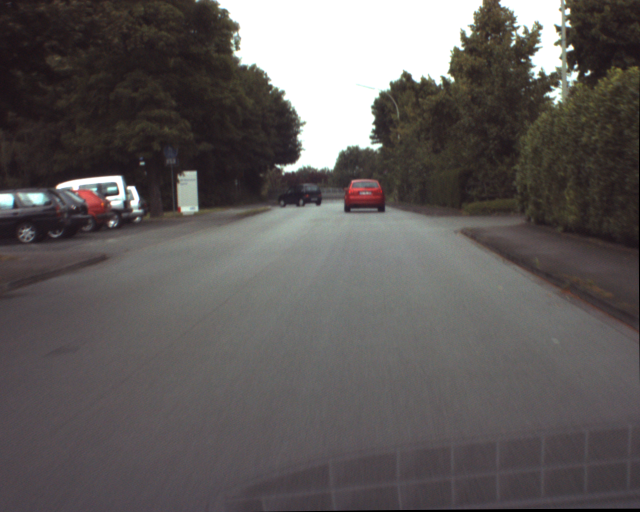
%> input picture ur_c_s_03a_01_L_0376.png, 1280 x 1024 px (shown at 1/2 size)
$ octave lab5.m   (GNU Octave 9; MATLAB toolbox functions it lacks are replaced by stand-ins)
%> lines starting %> are read from the running program, lines starting %| are printed output that depends on the picture
### ncc.m
function [xoffset,yoffset, xpeak, ypeak] = ncc(img, t)

    img_k = imread(img);
    img_k_gray = rgb2gray(img_k);
    score_map = normxcorr2(t, img_k_gray);
    [ypeak, xpeak] = find(score_map == max(score_map(:)));
    xoffset = xpeak - size(t,2);
    yoffset = ypeak - size(t,1);

    end

### lab5.m
%% Lab5
clc;clear;close all;
%% Normalized Cross Correlation - based segmantation

%Load images
img1 = imread('ur_c_s_03a_01_L_0376.png');
%> img1 is the input picture: size 1024x1280x3 uint8; mean R, G, B 95.5, 90.9, 90
img1 = rgb2gray(img1);
%> img1: size 1024x1280 uint8

%Template definition
T=img1(350:430, 680:780);
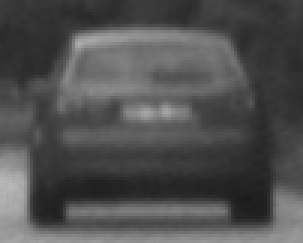
%> T: size 81x101 uint8 (shown 3 times larger); min 26, max 184, mean 79.9
T11 = img1(357:417, 544:651);
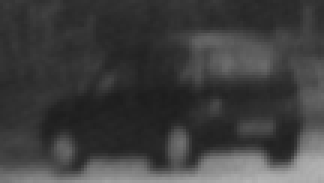
%> T11: size 61x108 uint8 (shown 3 times larger); min 29, max 180, mean 62.7
T12=img1(390:400, 575:595);
T13 = img1(300:450, 500:680);
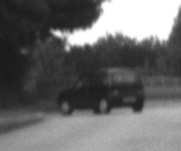
%> T13: size 151x181 uint8; min 25, max 255, mean 105.2

t = {T11, T12, T13};
%> t = 3 items
times = {0, 0, 0};

%Display templates
figure
subplot(2, 3, 2)
imagesc(T);
colormap gray;
title('Template 1');

for k = 1:3
    subplot(2, 3, k + 3)
    imagesc(t{k});
    colormap gray;
    title(['Template 2, size ', num2str(k)]);
end
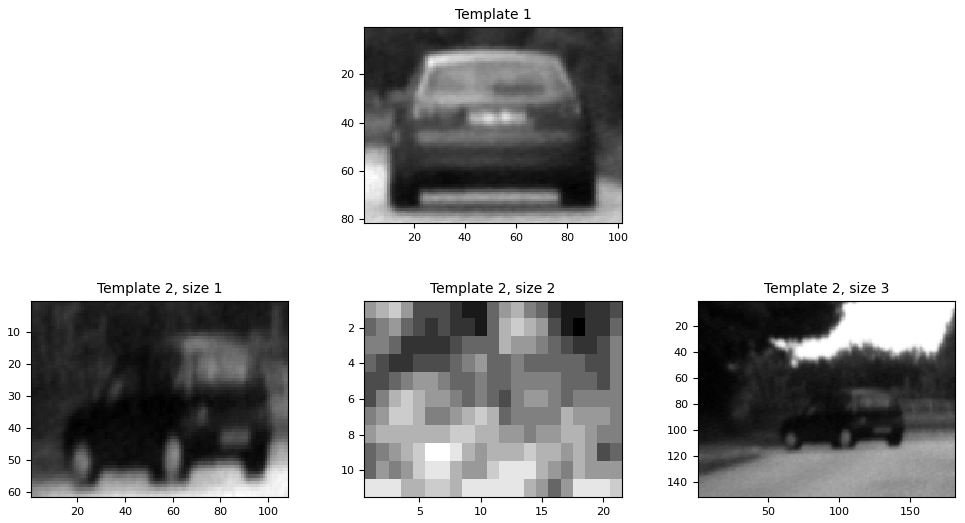
%> figure redrawn from the program's plot data, 4 panels

image_files = {"ur_c_s_03a_01_L_0376.png", "ur_c_s_03a_01_L_0377.png", "ur_c_s_03a_01_L_0378.png","ur_c_s_03a_01_L_0379.png", "ur_c_s_03a_01_L_0380.png", "ur_c_s_03a_01_L_0381.png"};
str = {'regular template', 'small template', 'large template'};
%Red car detection
figure;
for k = 1:length(image_files)

    [xoffset, yoffset, xpeak, ypeak] = ncc(image_files{k}, T);
%> in ncc, `score_map = normxcorr2(t, img_k_gray);`:
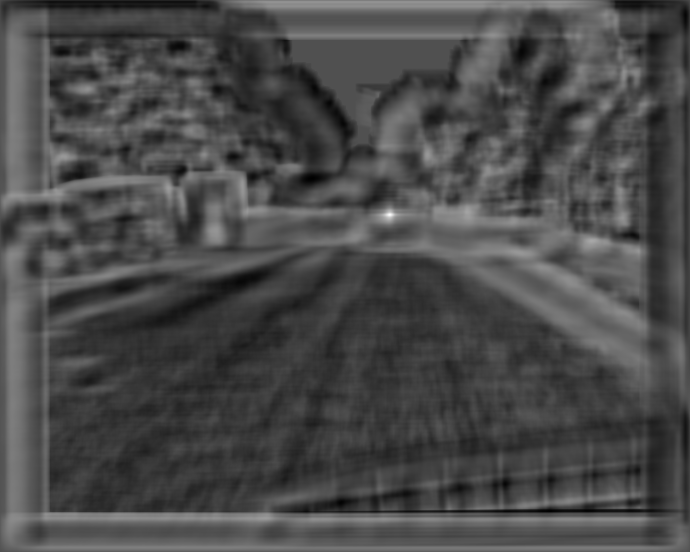
%> score_map: size 1104x1380 double (shown at 1/2 size); min -0.46, max 1, mean -0.035; drawn with min black and max white
%> in ncc, `[ypeak, xpeak] = find(score_map == max(score_map(:)));`: ypeak = 430; xpeak = 780
%> in ncc, `xoffset = xpeak - size(t,2);`: xoffset = 679
%> in ncc, `yoffset = ypeak - size(t,1);`: yoffset = 349
%> xoffset = 679; yoffset = 349; xpeak = 780; ypeak = 430

    subplot(2, 3, k)
    imshow(image_files{k});
    hold on;
    rectangle('Position', [xoffset , yoffset , size(T,2), size(T,1)],'EdgeColor', 'r', 'LineWidth', 2);
    plot(xpeak - size(T,2)/2, ypeak - size(T,1)/2, '*r', 'LineWidth', 2);
    title(['Detected Position in Image ', num2str(k)]);
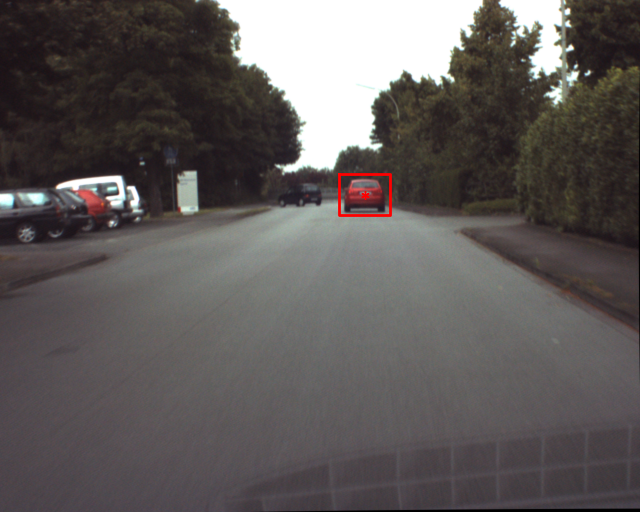
%> figure redrawn from the program's plot data; shown at 1/2 size; its title reads 'Detected Position in Image 1'
%> (the run ends here)
